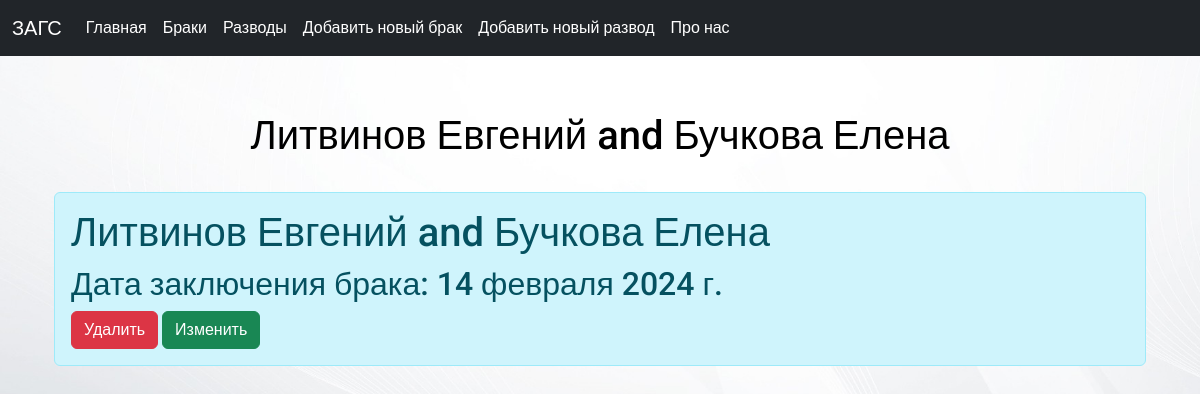
The app's page /marriage/1/, older data.
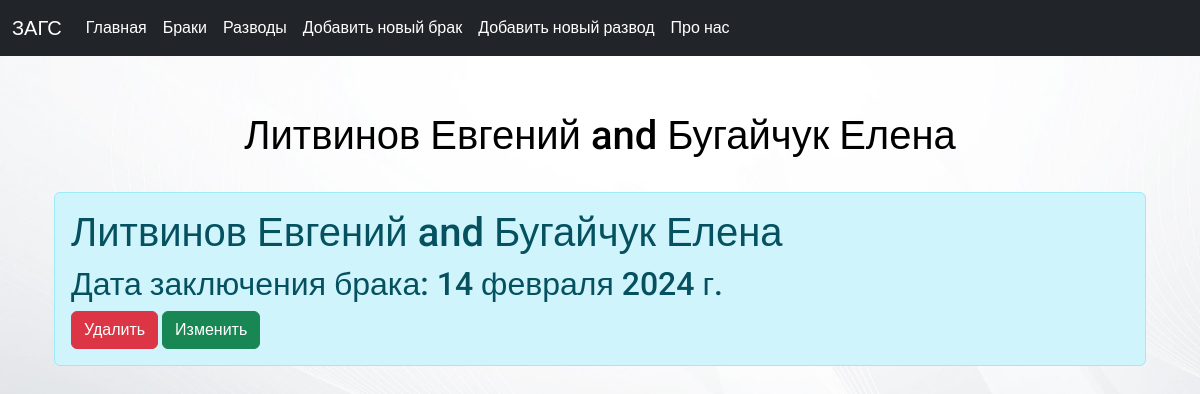
The same page, newer data.
### base/models.py (models this page shows, shortened)
class Marriage(models.Model):
    groom = models.CharField(max_length=100)
    bride = models.CharField(max_length=100)
    marriage_date = models.DateField()

### base/views.py (the view)
# urls.py: path('marriage/<int:pk>/', views.marriage_detail, name='marriage_detail'),
def marriage_detail(request, pk):
    marriage = get_object_or_404(Marriage, pk=pk)
    return render(request, 'base/marriage_detail.html', {'marriage': marriage})

### base/templates/base/marriage_detail.html (shortened to what this page needs)
{% extends 'base/main.html' %}
{% block content %}
<br>
<div class="container mt-5">
  <h1 class="text-center">{{ marriage.groom }} and {{ marriage.bride }}</h1><br>
  <div class="alert alert-info">
    <h1>{{ marriage.groom }} and {{ marriage.bride }}</h1>
    <h2>Дата заключения брака: {{ marriage.marriage_date }}</h2>
    <a href="{% url 'delete_marriage' marriage.pk %}" class="btn btn-danger">Удалить</a>
    <a href="{% url 'edit_marriage' marriage.pk %}" class="btn btn-success">Изменить</a>
  </div>
</div>
{% endblock %}

Row changes from the older to the newer data that the page shows:
changed Marriage "Литвинов Евгений": bride "Бучкова Елена" → "Бугайчук Елена"
